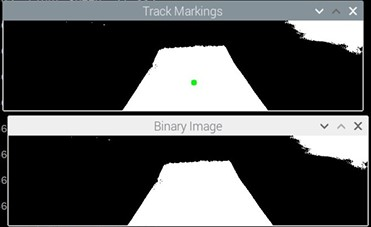
#> input picture Task1_Line_Following/images/lane_detection.jpg, 371 x 227 px, given in place of the camera
$ python task1_line_following.py
#> lines starting #> are read from the running program, lines starting #| are printed output that depends on the picture; after the words box and inside, x2 and y2 are one past the last pixel; in counts of white or black regions, pixels touching at a corner belong together
#> in main_loop, frame is the input picture: shape (227, 371, 3); mean B, G, R 86.8, 86.1, 85
import cv2
import RPi.GPIO as GPIO

# GPIO Setup for Motor Control
Motor1_PWM = 18
Motor1_IN1 = 17
Motor1_IN2 = 22
Motor2_PWM = 19
Motor2_IN1 = 4
Motor2_IN2 = 24

GPIO.setmode(GPIO.BCM)
GPIO.setwarnings(False)
GPIO.setup(Motor1_PWM, GPIO.OUT)
GPIO.setup(Motor1_IN1, GPIO.OUT)
GPIO.setup(Motor1_IN2, GPIO.OUT)
GPIO.setup(Motor2_PWM, GPIO.OUT)
GPIO.setup(Motor2_IN1, GPIO.OUT)
GPIO.setup(Motor2_IN2, GPIO.OUT)

pwm1 = GPIO.PWM(Motor1_PWM, 100)
pwm2 = GPIO.PWM(Motor2_PWM, 100)
pwm1.start(0)
pwm2.start(0)

# Motor control functions
def set_motor_speed(left_speed, right_speed):
    left_speed = max(0, min(100, left_speed * 1.05))
    right_speed = max(0, min(100, right_speed))
    GPIO.output(Motor1_IN1, GPIO.HIGH if left_speed >= 0 else GPIO.LOW)
    GPIO.output(Motor1_IN2, GPIO.LOW if left_speed >= 0 else GPIO.HIGH)
    pwm1.ChangeDutyCycle(abs(left_speed))
    GPIO.output(Motor2_IN1, GPIO.HIGH if right_speed >= 0 else GPIO.LOW)
    GPIO.output(Motor2_IN2, GPIO.LOW if right_speed >= 0 else GPIO.HIGH)
    pwm2.ChangeDutyCycle(abs(right_speed))

def stop_motors():
    GPIO.output(Motor1_IN1, GPIO.LOW)
    GPIO.output(Motor1_IN2, GPIO.LOW)
    GPIO.output(Motor2_IN1, GPIO.LOW)
    GPIO.output(Motor2_IN2, GPIO.LOW)
    pwm1.ChangeDutyCycle(0)
    pwm2.ChangeDutyCycle(0)

# Line following module
def follow_line(frame):
    gray = cv2.cvtColor(frame, cv2.COLOR_BGR2GRAY)
    height, width = gray.shape
#> height = 227; width = 371
    roi = gray[2 * height // 3 :, :]  # Region of Interest (bottom third of the frame)
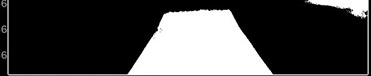
#> roi: shape (76, 371); min 0, max 255, mean 69
    _, binary = cv2.threshold(roi, 60, 255, cv2.THRESH_BINARY_INV)
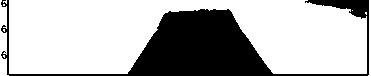
#> binary: shape (76, 371); 71.1% white; 1 black region
    contours, _ = cv2.findContours(binary, cv2.RETR_EXTERNAL, cv2.CHAIN_APPROX_SIMPLE)
#> contours = 9 contours, 6 with area under 20; largest, box (x1, y1, x2, y2) and area: (9, 0, 367, 74) 18966, (0, 0, 9, 76) 336, (368, 0, 371, 76) 76

    if contours:
        largest_contour = max(contours, key=cv2.contourArea)
#> largest_contour = contour of 159 points, box (x1, y1, x2, y2) (9, 0, 367, 74), area 18966
        M = cv2.moments(largest_contour)
#> M = moments, m00 18965.5, centre m10/m00, m01/m00 = (179, 34.29)
        if M["m00"] != 0:
            center_x = int(M["m10"] / M["m00"])
#> center_x = 178
            error = center_x - width // 2
#> error = -7
            Kp = 0.035
            left_speed = 28 + Kp * error
#> left_speed = 27.75
            right_speed = 28 - Kp * error
#> right_speed = 28.25
            return left_speed, right_speed, roi, binary
    return 0, 0, roi, binary

# Main control loop for Line Following
def main_loop():
    cap = cv2.VideoCapture(0)
    if not cap.isOpened():
        print("Error: Could not open video stream")
        return

    no_line_frames = 0  # Counter to stop motors after a few frames with no line detection

    try:
        while True:
            ret, frame = cap.read()
            if not ret:
                print("Error: Failed to capture image")
                break

            # Line following logic
            left_speed, right_speed, roi, binary = follow_line(frame)
#> left_speed = 27.75; right_speed = 28.25

            # If no line is detected for several frames, stop the robot
            if left_speed == 0 and right_speed == 0:
                no_line_frames += 1
                if no_line_frames > 50:  # Stop after 50 frames with no line detection
                    stop_motors()
                    print("No line detected. Stopping robot.")
                    continue
            else:
                no_line_frames = 0  # Reset counter if line is detected

            # Control motors based on line-following logic
            set_motor_speed(left_speed, right_speed)
#> in set_motor_speed, `left_speed = max(0, min(100, left_speed * 1.05))`: left_speed = 29.14
#> in set_motor_speed, `right_speed = max(0, min(100, right_speed))`: right_speed = 28.25

            # Show the ROI and the binary thresholded image
            cv2.imshow("ROI", roi)  # Show the region of interest (ROI)
            cv2.imshow("Binary Image", binary)  # Show the binary image after thresholding
            cv2.imshow("Frame", frame)  # Show the original frame

            # Exit if 'q' is pressed
            if cv2.waitKey(1) & 0xFF == ord('s'):
#> (key Esc is pressed here)
                break

    except Exception as e:
        print(f"Error: {e}")

    finally:
        cap.release()
        cv2.destroyAllWindows()
        stop_motors()
        GPIO.cleanup()

if __name__ == "__main__":
    main_loop()
